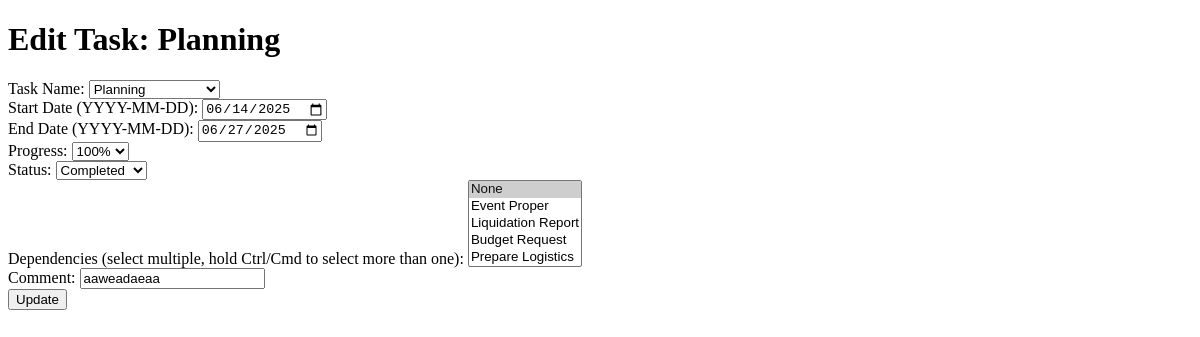
Screenshot of /tasks/1/edit (signed in) with the database file from the repository.
### app/models.py (models this page shows, shortened)
class Task(db.Model):
    id = db.Column(db.Integer, primary_key=True)
    name = db.Column(db.String(120), nullable=False)
    start_date = db.Column(db.Date, nullable=True)
    end_date = db.Column(db.Date, nullable=True)
    progress = db.Column(db.Integer, default=0, nullable=False)
    status = db.Column(db.String(50), default='To Do', nullable=False)
    dependencies = db.Column(db.String(255), nullable=True)
    comment = db.Column(db.Text, nullable=True)
    project_id = db.Column(db.Integer, db.ForeignKey('project.id'), nullable=False)
    user_id = db.Column(db.Integer, db.ForeignKey('user.id'), nullable=False)

### app/routes.py (the view, shortened to what this page needs)
@bp.route('/tasks/<int:task_id>/edit', methods=['GET', 'POST'])
@login_required
def edit_task(task_id):
    task = Task.query.get_or_404(task_id)
    if task.project.user_id != current_user.id:
        if request.headers.get('X-Requested-With') == 'XMLHttpRequest':
            return jsonify({'success': False, 'message': 'You do not have permission to edit this task.'}), 403
        flash('You do not have permission to edit this task.', 'error')
        return redirect(url_for('main.projects'))
    return render_template('edit_task.html', task=task, current_project=task.project)

### app/templates/edit_task.html (shortened to what this page needs)
<!DOCTYPE html>
<html lang="en">
<head>
    <link rel="stylesheet" href="{{ url_for('static', filename='css/style.css') }}">
</head>
<body>
<h1>Edit Task: {{ task.name }}</h1>
    <form method="POST" action="" onsubmit="return validateDates()">
        <div>
            <label for="task_name">Task Name:</label>
            <select id="task_name_select" name="task_name" onchange="toggleOtherTaskName(this)" required>
                <option value="Planning" {% if task.name == 'Planning' %}selected{% endif %}>Planning</option>
            </select>
        </div>
        <div>
            <label for="start_date">Start Date (YYYY-MM-DD):</label>
            <input type="date" id="start_date" name="start_date" value="{{ task.start_date.strftime('%Y-%m-%d') if task.start_date else '' }}" required>
        </div>
        <div>
            <label for="end_date">End Date (YYYY-MM-DD):</label>
            <input type="date" id="end_date" name="end_date" value="{{ task.end_date.strftime('%Y-%m-%d') if task.end_date else '' }}" required>
        </div>
        <div>
            <label for="progress">Progress:</label>
            <select id="progress" name="progress" required>
                <option value="100" {% if task.progress == 100 %}selected{% endif %}>100%</option>
            </select>
        </div>
        <div>
            <label for="status">Status:</label>
            <select id="status" name="status" required>
                <option value="Completed" {% if task.status == 'Completed' %}selected{% endif %}>Completed</option>
            </select>
        </div>
        <div>
            <label for="dependencies">Dependencies (select multiple, hold Ctrl/Cmd to select more than one):</label>
            <select id="dependencies" name="dependencies" multiple size="5" required>
                <option value="None" {% if not task.dependencies %}selected{% endif %}>None</option>
                {% for t in current_project.tasks if t.id != task.id %}
                    <option value="{{ t.name }}" {% if task.dependencies and t.name in task.dependencies.split(',') %}selected{% endif %}>{{ t.name }}</option>
                {% endfor %}
            </select>
        </div>
        <div>
            <label for="comment">Comment:</label>
            <input type="text" id="comment" name="comment" value="{{ task.comment if task.comment else '' }}" required>
        </div>
        <button type="submit" id="submitButton" disabled>Update</button>
    </form>
</body>
</html>

### rows the page displays
Task: name "Planning", task_name "Planning", start_date "06/14/2025", end_date "06/27/2025", progress "100%", status "Completed", dependencies "None ☑ / Event Proper / Liquidation Report / Budget Request / Prepare Logistics", comment "aaweadaeaa"
